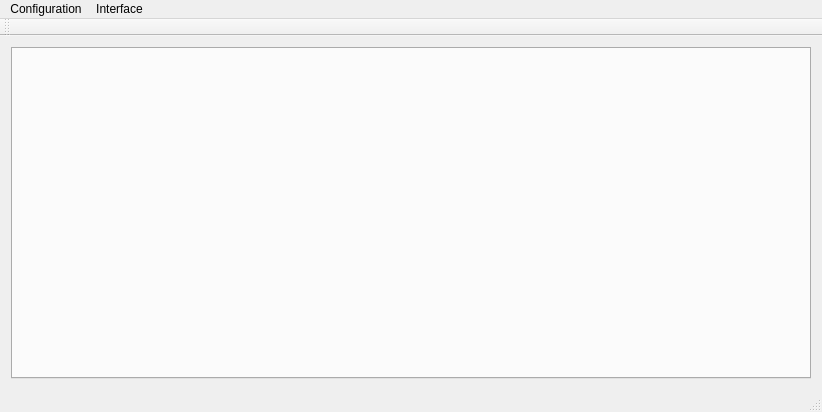
<?xml version="1.0" encoding="UTF-8"?>
<ui version="4.0">
 <class>MainWindow</class>
 <widget class="QMainWindow" name="MainWindow">
  <property name="geometry">
   <rect>
    <x>0</x>
    <y>0</y>
    <width>822</width>
    <height>412</height>
   </rect>
  </property>
  <property name="windowTitle">
   <string>MainWindow</string>
  </property>
  <widget class="QWidget" name="centralWidget">
   <layout class="QVBoxLayout" name="verticalLayout">
    <item>
     <widget class="QTabWidget" name="tabWidget">
      <property name="currentIndex">
       <number>-1</number>
      </property>
     </widget>
    </item>
   </layout>
  </widget>
  <widget class="QMenuBar" name="menuBar">
   <property name="geometry">
    <rect>
     <x>0</x>
     <y>0</y>
     <width>822</width>
     <height>25</height>
    </rect>
   </property>
   <widget class="QMenu" name="menuControl">
    <property name="title">
     <string>Configuration</string>
    </property>
    <addaction name="actionOpen_config_file"/>
    <addaction name="actionEdig_config_file"/>
   </widget>
   <widget class="QMenu" name="menuInterface">
    <property name="title">
     <string>Interface</string>
    </property>
    <addaction name="actionToggle_Plot_lock"/>
   </widget>
   <addaction name="menuControl"/>
   <addaction name="menuInterface"/>
  </widget>
  <widget class="QToolBar" name="mainToolBar">
   <attribute name="toolBarArea">
    <enum>TopToolBarArea</enum>
   </attribute>
   <attribute name="toolBarBreak">
    <bool>false</bool>
   </attribute>
  </widget>
  <widget class="QStatusBar" name="statusBar"/>
  <action name="actionOpen_config_file">
   <property name="text">
    <string>Open config file</string>
   </property>
  </action>
  <action name="actionEdig_config_file">
   <property name="text">
    <string>Edit Configuration</string>
   </property>
  </action>
  <action name="actionToggle_Plot_lock">
   <property name="text">
    <string>Toggle Plot Lock</string>
   </property>
  </action>
 </widget>
 <layoutdefault spacing="6" margin="11"/>
 <resources/>
 <connections/>
</ui>
